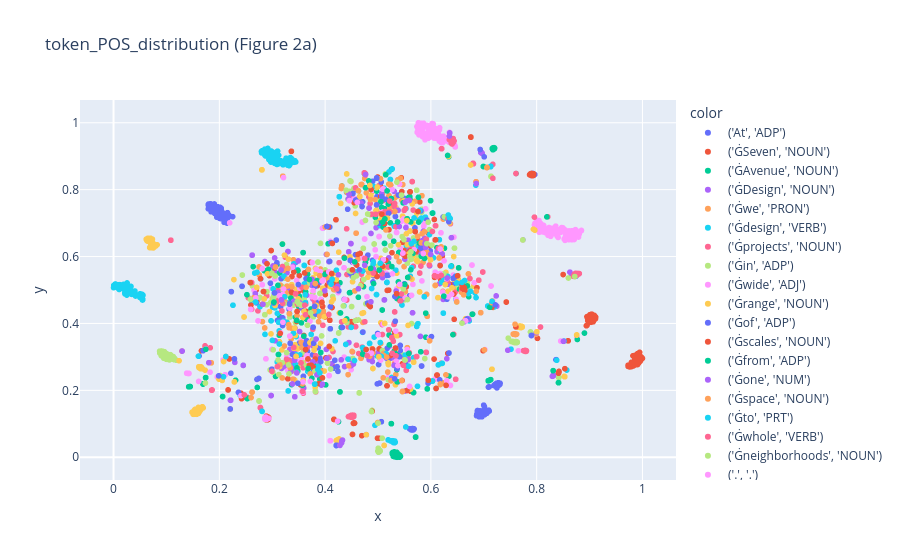
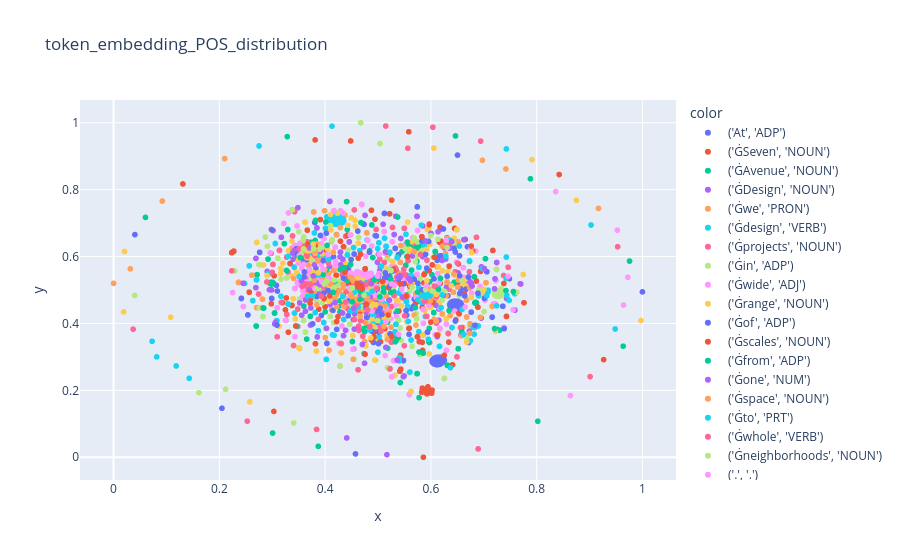
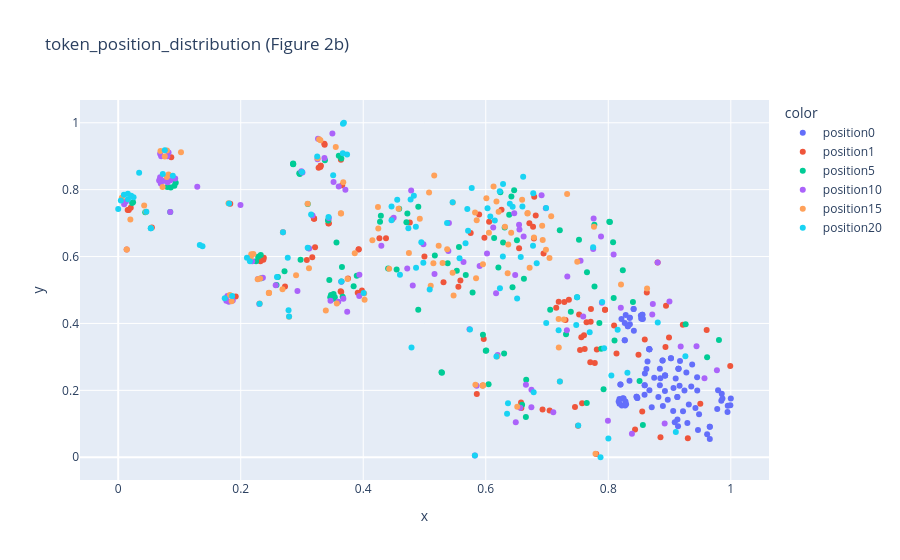

Notebook code for these charts, in order:
### Code cell
""" Figures 2a, 2b """
decompose_token_tsne(my_c4_dataset, model, tokenizer, router_weight_ls, output_dir, bsz=50, max_token_per_prompt=32, dataset_sz=100, demo_now=True)
